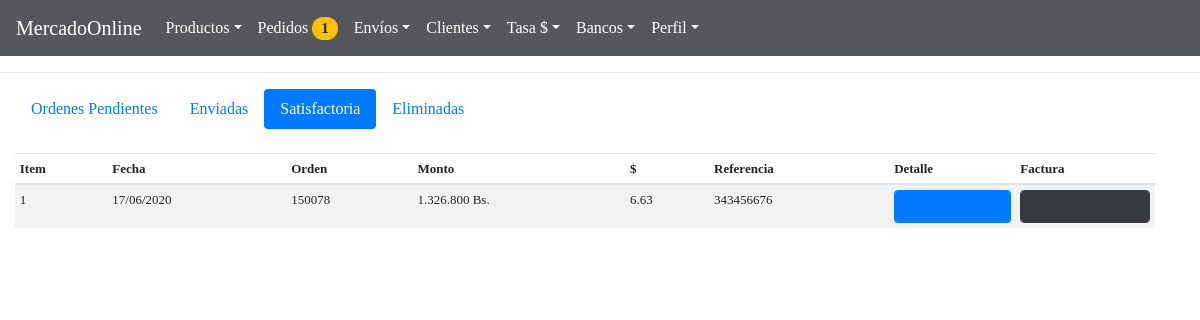
Before: /BackAdmin/index.php?action=statusCheck (signed in) with the older database file.
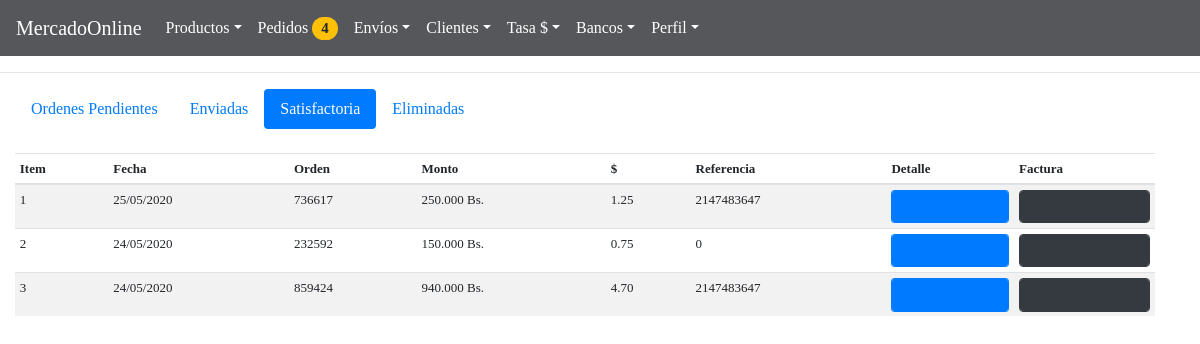
After: the same page with the newer database file.
### tables this page shows
CREATE TABLE `pedido` (
  `id` int(11) NOT NULL,
  `idorder` int(11) NOT NULL,
  `iduser` int(11) NOT NULL,
  `reference` int(11) NOT NULL,
  `mount` decimal(10,2) NOT NULL,
  `convertion` decimal(10,2) NOT NULL,
  `date` timestamp NOT NULL DEFAULT CURRENT_TIMESTAMP ON UPDATE CURRENT_TIMESTAMP,
  `status` int(11) NOT NULL
);

### BackAdmin/controllers/controllerPage.php (called while the page is built)
<?php
class page{
 public static function template(){
 			include "views/template.php";
 		}
 public static function pageConnectController(){
if (isset( $_GET["action"])) {
	 	$controllerPage = $_GET["action"];
}
else{
	$controllerPage ="index";
}
 	$answer = pageModel::pageConnectModel($controllerPage);
 	include $answer;
 }
}

### BackAdmin/models/connection.php (called while the page is built)
<?php
class connection{
	 public static function connect(){
	 	$link = new PDO("mysql:host=localhost;dbname=mercadoonline","root","");
	 	return $link;
	 }
}

### BackAdmin/models/purchaseOrderModel.php (called while the page is built, shortened)
<?php
require_once "connection.php";
class purchaseOrderModel{
 public static function viewIdProductPurchaseOrderModel($dataIdOrderModel, $table){
 	 	 $stmt = connection::connect()->prepare("SELECT tab1.idproduct, tab1.cant, tab1.price, tab1.idorder,  tab2.title  FROM $table tab1 INNER JOIN productos tab2  ON tab1.idproduct = tab2.id WHERE  tab1.idorder  = $dataIdOrderModel");
	 	   					$stmt -> execute();
		 					return $stmt->fetchAll();
 }
	 	   public static function viewsStatusCheckPurchaseOrderModel($table){
	 	   	 	  		$stmt = connection::connect()->prepare("SELECT id,idorder, iduser, reference, mount, convertion,status, date FROM $table WHERE status = 2 ORDER BY date DESC");
		 					$stmt -> execute();
		 					return $stmt->fetchAll();
	 	   }
 					public static function viewCountOrdersModel($table){
 					$stmt = connection::connect()->prepare("SELECT COUNT(*) as id FROM $table WHERE status = 0");
		 			$stmt -> execute();
		 			return $stmt->fetch();
 					}
}

### BackAdmin/controllers/purchaseOrderController.php (the view, shortened to what this page needs)
<?php
class purchaseOrderController {
	 		 	   public static function viewStatusCheckPurchaseOrderController(){
	 		 	   	$answer = purchaseOrderModel::viewsStatusCheckPurchaseOrderModel("pedido");
	 		 	    foreach ($answer as $row => $item) {
	 		 	    $newDate = date("d/m/yy", strtotime($item["date"]));
	 				$row = $row +1;
	 			echo '
							<tr>
								<td>'.$row.'</td>
								<td>'.$newDate.'</td>
								<td>'.$item["idorder"].'</td>
								<td>'.number_format($item["mount"], 0, ",", ".").' Bs.</td>
								<td>'.$item["convertion"].'</td>
								<td>'.$item["reference"].'</td>
				<td><a href="#detail'.$row.'"  data-toggle="modal">
				<button type="button" class="form-control btn-primary fa fa-th-list btn-sm"></button></a>
				<div class="modal fade" id="detail'.$row.'" tabindex="-1" role="dialog" aria-labelledby="myModalLabel" ariahidden="true">
				<div class="modal-dialog" role="document" style="">
				<div class="modal-content">
				<div class="modal-header">
				<button type="button" class="close" data-dismiss="modal" aria-label="Close">
				<span aria-hidden="true">&times;</span> </button>
				</div>
				<div class="modal-body"  style="text-align: center; margin: 0%;">';
				$dataIdOrderController = $item["idorder"];
				$dataIdClientController = $item["iduser"];
				$answerIdProduct = purchaseOrderModel::viewIdProductPurchaseOrderModel($dataIdOrderController, "pedido_has_producto");
				$answerDataClient =clientModel::viewPurchaseClientModel($dataIdClientController, "clientes");
				echo
				 '
				 <table class="table  table-responsive table-light" style="font-size:12px;">
					<thead>
			<tr>
				<th style="font-size:20px;">Orden #  '.$item["idorder"].'</th>
				<th></th>
				<th></th>
				<th></th>
				</tr>
<th style="text-align:left">Cliente:  '.$answerDataClient["name"].'  '.$answerDataClient["lastname"].' -Documeno: '.$answerDataClient["identification"].'   -Telefono:  '.$answerDataClient["phone"].'</th>
				</tr>
<th style="text-align:left">Dirección: '.$answerDataClient["address"].'   - '.$answerDataClient["municipality"].' - '.$answerDataClient["estate"].'
<th></th>
<th></th>
<th></th>
</th>
</thead>
</table>';
	echo  '<table class="table  table-light" style="font-size:12px;">
			<thead>
<tr>
<th >Producto</th>
<th >Cantidad</th>
<th >Precio</th>
<th >Total</th>
	</thead>';
foreach ($answerIdProduct as $row => $item) {
$total= $item["cant"]*$item["price"];
echo'
	<tbody>
		<tr>
				<td>'.$item["title"].'</td>
				<td>'.$item["cant"].'</td>
				<td>'.number_format($item["price"], 0, ",", ".").' Bs.</td>
				<td>'.number_format($total, 0, ",", ".").' Bs.</td>
		</tr>
	</tbody>	';
				}
			echo '
			</td>
			</table>
			</div>
			</div>
			</div>
							<td>
							<a href="reports/fpdf181/reports/invoice.php?id='.$item["idorder"].'" target="blank">
							<button type="submit" class="fa fa-file  form-control btn-dark"></button>
							</a>
							</td>
							';
	 		 	   				}
	 		 	      }
	 		 	     public static function viewCountOrdersController(){
	 		 	      $answer = purchaseOrderModel::viewCountOrdersModel("pedido");
					if ($answer["id"]==0) {
					echo'  <span class="badge badge-danger badge-pill" style="font-family: Pavanam-Regular; font-size: 15px; display: none" >'.$answer["id"].'</span>';
					}else{
					echo'  <span class="badge badge-warning 14 badge-pill" style="font-family: Pavanam-Regular; font-size: 15px; " >'.$answer["id"].'</span>';
										}
	 		 	     }
}

### BackAdmin/index.php (shortened to what this page needs)
<?php
if (!$_SESSION["validate"] = true) {
	header("location:index.php?action=index");
	exit();
}
else{
require_once "controllers/controllerPage.php";
require_once "controllers/purchaseOrderController.php";
require_once "controllers/usersControllers.php";
require_once "models/purchaseOrderModel.php";
$page = new page();
$page->template();
 }

### BackAdmin/views/template.php (shortened to what this page needs)
<!DOCTYPE html>
<html>
<head>
	<link rel="stylesheet" type="text/css" href="views/css/style.css">
	<link rel="stylesheet" type="text/css" href="views/css/bootstrap.min.css">
	<link rel="stylesheet" type="text/css" href="views/css/bootstrap-grid.min.css">
	<link rel="stylesheet" type="text/css" href="views/css/bootstrap-reboot.min.css">
	<link rel="stylesheet" type="text/css" href="views/css/fonts.css">
	<link rel="stylesheet" type="text/css" href="views/css/sweetalert.css">
	<link rel="stylesheet" type="text/css" href="views/css/font-awesome.min.css">
	<link rel="stylesheet" type="text/css" href="views/DataTables/datatables.min.css">
	</head>
	<body>
	<?php
			$page = new page();
			$page ->pageConnectController();
	 ?>
</body>
</html>

### BackAdmin/views/modules/navegation.php (shortened to what this page needs)
<nav	class="navbar navbar-expand-lg	navbar-dark   justify-content-between "   style="background: #56575A">
<a class="navbar-brand"	href="index.php?action=home">MercadoOnline</a>
<div	class="collapse	navbar-collapse"	id="navbarSupportedContent">
<ul	class="navbar-nav mr-auto">
<li	class="nav-item dropdown">
<a	class="nav-link	dropdown-toggle"	href="index.php?action=products"	id="navbarDropdown"	role="button"
data-toggle="dropdown"	aria-haspopup="true"	aria-expanded="false" style="color: white">Productos</a>
</li>
<a	class="nav-link	"	href="index.php?action=orders"	role="button" style="color: white">Pedidos
<?php
$countOrder = new purchaseOrderController();
$countOrder -> viewCountOrdersController();
 ?>
</a>
<li	class="nav-item dropdown">
<a	class="nav-link	dropdown-toggle"	href="#"	id="navbarDropdown"	role="button"
data-toggle="dropdown"	aria-haspopup="true"	aria-expanded="false" style="color: white">Envíos</a>
</li>
<li	class="nav-item dropdown">
<a	class="nav-link	dropdown-toggle"	href="#"	id="navbarDropdown"	role="button"
data-toggle="dropdown"	aria-haspopup="true"	aria-expanded="false" style="color: white">Clientes</a>
</li>
<li	class="nav-item dropdown">
<a	class="nav-link	dropdown-toggle"	href="index.php?action=convertion"	id="navbarDropdown"	role="button"
data-toggle="dropdown"	aria-haspopup="true"	aria-expanded="false" style="color: white">Tasa $</a>
</li>
<li	class="nav-item dropdown">
<a	class="nav-link	dropdown-toggle"	href="#"	id="navbarDropdown"	role="button"
data-toggle="dropdown"	aria-haspopup="true"	aria-expanded="false" style="color: white">Bancos</a>
</li>
<li	class="nav-item dropdown">
<a	class="nav-link	dropdown-toggle"	href="#"	id="navbarDropdown"	role="button"
data-toggle="dropdown"	aria-haspopup="true"	aria-expanded="false" style="color: white">Perfil</a>
</li>
</ul>
</div>
</nav>

### BackAdmin/views/modules/statusCheck.php (shortened to what this page needs)
<?php
include "views/modules/navegation.php";
 ?>
 <hr>
	<ul class="nav nav-pills col-lg-6 col-md-6 col-sm-6 col-xs-6">
		<li class="nav-item">
			<a class="nav-link"  href="index.php?action=orders">Ordenes Pendientes</a>
		</li>
		<li class="nav-item">
			<a class="nav-link "  href="index.php?action=statusSend">Enviadas</a>
		</li>
		<li class="nav-item">
			<a class="nav-link   active"  href="index.php?action=statusCheck"> Satisfactoria</a>
		</li>
		<li class="nav-item">
			<a class="nav-link "  href="index.php?action=statusDelete"> Eliminadas</a>
		</li>
	</ul>
<br>
	<div class="row container-fluid">
			<div class="col-lg-12 col-md-12 col-sm-12 col-xs-12" >
					<table id="checkTable" class="table table-striped table-sm dt-responsive compact columns.data columns.defaultContent table-hover"  style="font-family: ubuntu-light; font-size: 13px">
						<thead>
							<tr>
								<th>Item</th>
								<th>Fecha</th>
								<th>Orden</th>
								<th>Monto</th>
								<th>$</th>
								<th>Referencia</th>
								<th>Detalle</th>
								<th>Factura</th>
							</tr>
						</thead>
							<tbody>
				<?php
					$viewPurchaseOrder = new purchaseOrderController();
					$viewPurchaseOrder -> viewStatusCheckPurchaseOrderController();
				 ?>

### BackAdmin/views/css/style.css (style rules this page uses)
* { margin: 0; padding: 0; list-style: none; text-decoration: none; font-family:"Pavanam-Regular"; }
body { text-align: center; margin: 0%; }
ul, ol { padding: 0; }

Changed rows visible on the page:
removed pedido: date "17/06/2020", idorder "150078", mount "1.326.800", convertion "6.63", reference "343456676"
added pedido: date "25/05/2020", idorder "736617", mount "250.000", convertion "1.25", reference "2147483647"
added pedido: date "24/05/2020", idorder "232592", mount "150.000", convertion "0.75", reference "0"
added pedido: date "24/05/2020", idorder "859424", mount "940.000", convertion "4.70", reference "2147483647"
Other visible differences:
$answer["id"]: "1" → "4"
